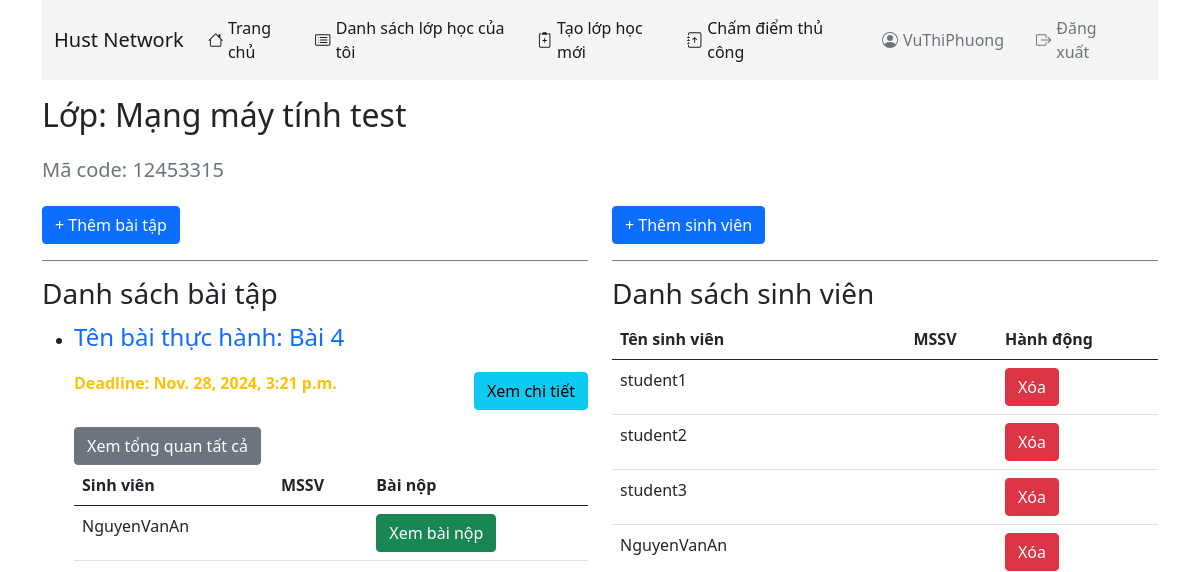
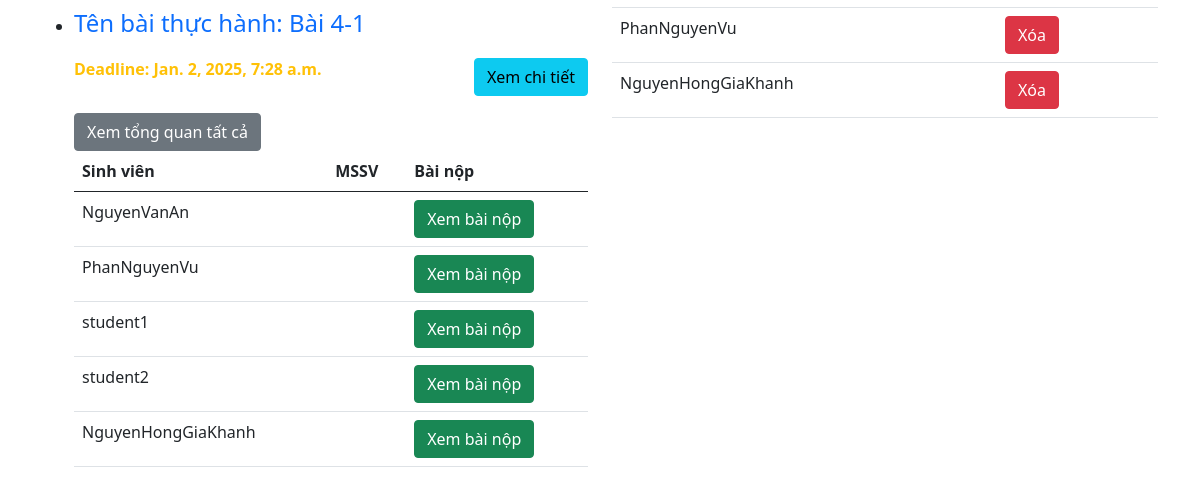
The app's page /class/11/ (signed in), older data (2 pictures, top to bottom).
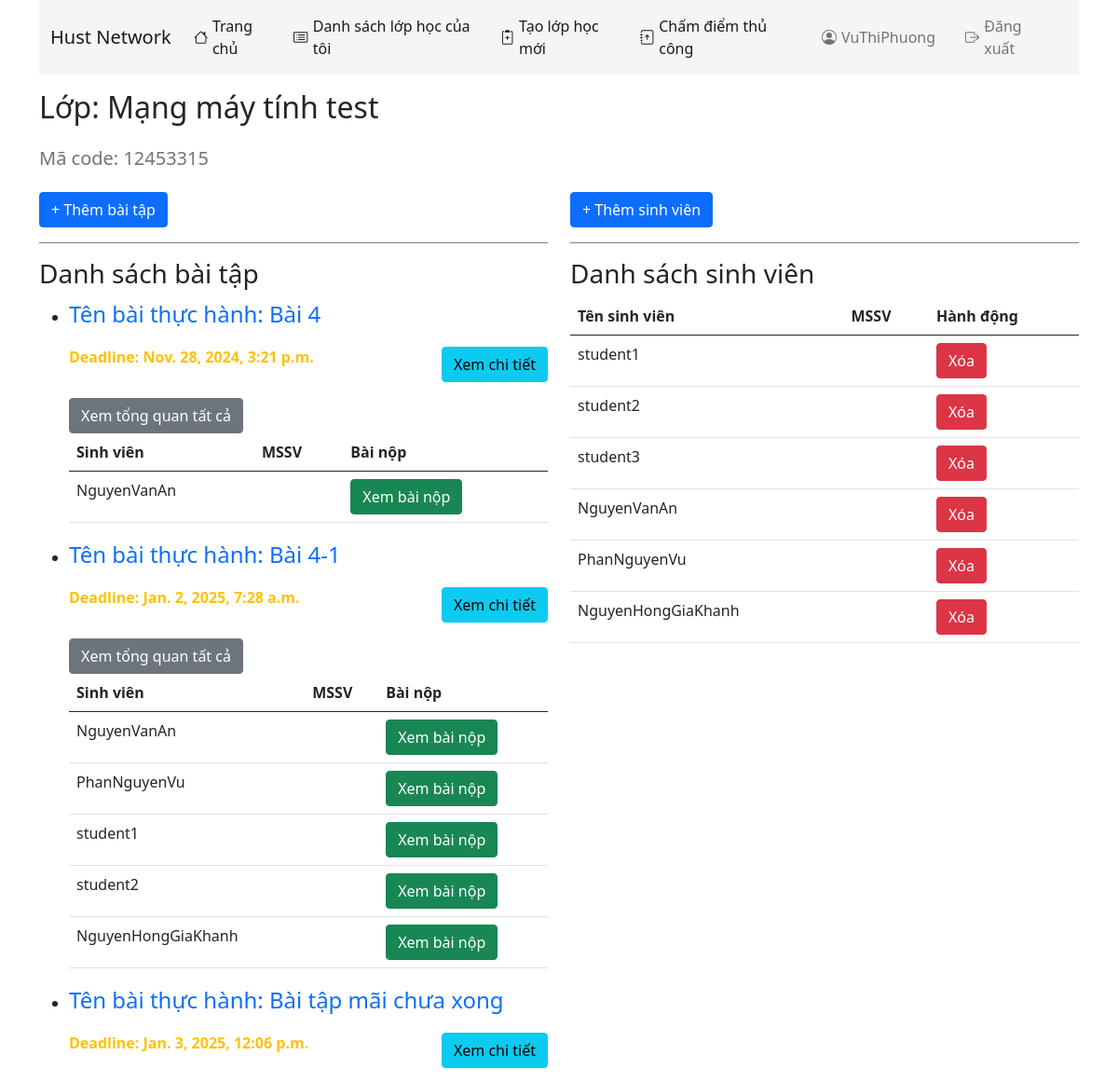
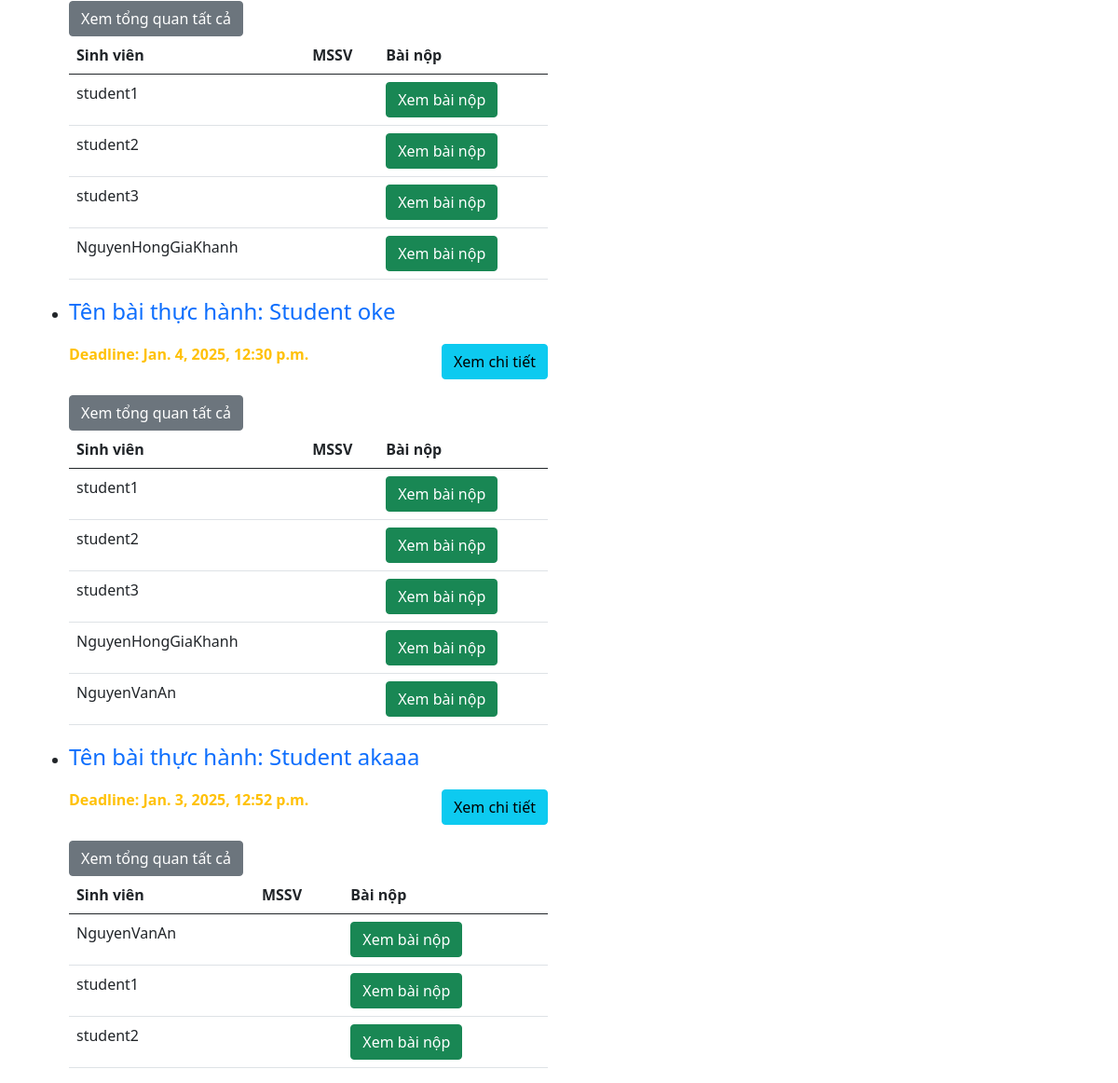
The same page, newer data (2 pictures, top to bottom).
### apps/models.py (models this page shows, shortened)
class Class(models.Model):
    code = models.CharField(max_length=10, unique=True)
    name = models.CharField(max_length=255)
    teacher = models.ForeignKey(User, on_delete=models.CASCADE, related_name='classes_taught', limit_choices_to={'role': 1})
    students = models.ManyToManyField(User, related_name='classes_enrolled', limit_choices_to={'role': 0})

class Assignment(models.Model):
    class_id = models.ForeignKey(Class, on_delete=models.CASCADE, related_name='assignments')
    name = models.CharField(max_length=255)
    creation_date = models.DateTimeField(auto_now_add=True)
    deadline = models.DateTimeField()
    title = models.CharField(max_length=200)
    ROLE_CHOICES_A = (
        (0, 'Bài thực hành 4'),
        (1, 'Bài thực hành 5'),
    )
    role = models.IntegerField(choices=ROLE_CHOICES_A, default=0)

class Submission(models.Model):
    assignment = models.ForeignKey('Assignment', on_delete=models.CASCADE, related_name='submissions')
    student = models.ForeignKey(User, on_delete=models.CASCADE, related_name='submissions')
    submission_time = models.DateTimeField(auto_now_add=True)
    is_submitted = models.BooleanField(default=False)
    score = models.FloatField(default=0)
    student_input = models.TextField(blank=True, null=True)
    answers = models.JSONField(default=dict)
    allow_view_score = models.BooleanField(default=False)
    pcap_file = models.FileField(upload_to='pcap_files/', null=True, blank=True)

### apps/views.py (the view)
# urls.py: path('class/<int:class_id>/', views.class_detail, name='class_detail'),
@decorators.login_required(login_url = '/login/')
def class_detail(request, class_id):
    class_instance = get_object_or_404(Class, id=class_id, teacher=request.user)
    assignments = Assignment.objects.filter(class_id=class_instance)
    form = None
    form2 = None
    if request.method == 'POST':
        if 'add_student' in request.POST:
            form = AddStudentForm(request.POST)
            if form.is_valid():
                def add_single_student(user_id):
                    try:
                        student = User.objects.get(user_id=user_id)
                        if student.role != 0:
                            messages.error(request, f'{student.username} không phải là học sinh')
                            return False
                        class_instance.students.add(student)
                        messages.success(request, f'Sinh viên {student.username} được thêm vào {class_instance.name}.')
                        return True
                    except User.DoesNotExist:
                        messages.error(request, f'Không có sinh viên có ID {user_id} trên.')
                        return False
                csv_file = request.FILES.get('csv_file')
                if csv_file:
                    decoded_file = csv_file.read().decode('utf-8').splitlines()
                    reader = csv.reader(decoded_file)
                    for row in reader:
                        if row:  # Kiểm tra hàng không rỗng
                            add_single_student(row[0])
                else:
                    add_single_student(form.cleaned_data['user_id'])
            return redirect('class_detail', class_id=class_instance.id)
        elif 'add_assignment' in request.POST:
            form2 = AssignmentForm(request.POST)
            if form2.is_valid():
                assignment = form2.save(commit=False)
                assignment.class_id = class_instance
                assignment.save()
                messages.success(request, f'Assignment {assignment.name} added to class {class_instance.name}.')
            return redirect('class_detail', class_id=class_instance.id)
    else:
        form = AddStudentForm()
        form2 = AssignmentForm()
    students = class_instance.students.all()
    return render(request, 'apps/teacher/class_detail.html', {
        'class_instance': class_instance,
        'students': students,
        'form': form,
        'form2': form2,
        'assignments': assignments
    })

### apps/context_processors.py (called while the page is built)
def current_datetime(request):
    return {
        'now': timezone.now()
    }

### apps/templates/apps/teacher/class_detail.html (shortened to what this page needs)
<!DOCTYPE html>
<html lang="en">
  <head>
    <link
      href="https://cdn.jsdelivr.net/npm/bootstrap@5.0.2/dist/css/bootstrap.min.css"
      rel="stylesheet"
    />
  </head>
  <body>
    <div class="container">
      {% include '../partials/nav.html' %}
      <h2 class="mt-3 ml-2 mb-4">Lớp: {{ class_instance.name }}</h2>
      <h5 class="text-secondary">Mã code: {{ class_instance.code }}</h5>
      <div class="row mt-4">
        <div class="col-12 col-md-6">
          <button
            class="btn btn-primary mb-3"
            onclick="toggleVisibility('addAssignment')"
          >
            + Thêm bài tập
          </button>
          <h3 class="pt-3" style="border-top: 1px solid gray">
            Danh sách bài tập
          </h3>
          <ul>
            {% for assignment in assignments %}
            <li>
              <p class="fs-4 text-primary">
                Tên bài thực hành: {{ assignment.name }}
              </p>
              <div style="display: flex; justify-content: space-between; align-items: center; ">
                <p class="fs-6 text-warning fw-bold">
                  Deadline: {{ assignment.deadline }}
                </p>
                <button
                  class="btn btn-info toggle-details"
                  onclick="toggleDetails('details-id', this)">
                  Xem chi tiết
                </button>
              </div>
              <div id="details-id" style=" margin-top: 1rem;">
                <a
                  href="{% url 'view_assignment_submissions' assignment.id %}"
                  class="btn-secondary btn"
                  >Xem tổng quan tất cả</a
                >
                <table class="table">
                  <thead>
                    <tr>
                      <th>Sinh viên</th>
                      <th class="mr-2">MSSV</th>
                      <th>Bài nộp</th>
                    </tr>
                  </thead>
                  <tbody>
                    {% for submission in assignment.submissions.all %}
                    <tr>
                      <td>{{ submission.student.username }}</td>
                      <td>{{ submission.student.user_id }}</td>
                      <td>
                        <a
                          href="{% url 'view_student_submission' submission.id %}"
                          class="btn btn-success"
                          >Xem bài nộp</a
                        >
                      </td>
                    </tr>
                    {% endfor %}
                  </tbody>
                </table>
              </div>
            </li>
            {% endfor %}
          </ul>
        </div>
        <div class="col-12 col-md-6">
          <button
            class="btn btn-primary mb-3"
            onclick="toggleVisibility('addStudent')"
          >
            + Thêm sinh viên
          </button>
          <div class="pt-3" style="border-top: 1px solid gray">
            <h3>
              Danh sách sinh viên
            </h3>
            <table class="table">
              <thead>
                <tr>
                  <th>Tên sinh viên</th>
                  <th>MSSV</th>
                  <th>Hành động</th>
                </tr>
              </thead>
              <tbody>
                {% for student in students %}
                <tr>
                  <td>{{ student.username }}</td>
                  <td>{{ student.user_id }}</td>
                  <td>
                    <button
                      onclick="confirmDelete({{ student.id }})"
                      class="btn btn-danger"
                    >
                      Xóa
                    </button>
                  </td>
                </tr>
                {% endfor %}
              </tbody>
            </table>
          </div>
        </div>
      </div>
    </div>
  </body>
</html>

### apps/templates/apps/partials/nav.html (shortened to what this page needs)
<nav class="navbar navbar-expand-lg navbar-light" style="background-color: #F5F5F5;">
  <div class="container-fluid">
    <a class="navbar-brand" href="{% url 'home-teacher' %}">Hust Network</a>
    <div class="collapse navbar-collapse" id="navbarSupportedContent">
      <ul class="navbar-nav me-auto mb-2 mb-lg-0">
        <li class="nav-item">
          <a
            class="nav-link active"
            aria-current="page"
            href="{% url 'home-teacher' %}"
            style="display: flex; align-items: center; font-weight: 500"
          >
            Trang chủ
          </a>
        </li>
        <li class="nav-item">
          <a
            class="nav-link active"
            aria-current="page"
            href="{% url 'list-classes' %}"
            style="display: flex; align-items: center; font-weight: 500"
          >
            Danh sách lớp học của tôi
          </a>
        </li>
        <li class="nav-item">
          <a
            class="nav-link active"
            aria-current="page"
            href="{% url 'create-class' %}"
            style="display: flex; align-items: center; font-weight: 500"
          >
            Tạo lớp học mới
          </a>
        </li>
        <li class="nav-item">
          <a
            class="nav-link active"
            aria-current="page"
            href="{% url 'grade' %}"
            style="display: flex; align-items: center; font-weight: 500"
          >
            Chấm điểm thủ công
          </a>
        </li>
      </ul>
      <div class="nav-item">
        <a
          class="nav-link active text-secondary"
          aria-current="page"
          href="#"
          style="display: flex; align-items: center; font-weight: 500"
        >
          {{ request.user.username }}
        </a>
      </div>
      <div class="nav-item">
        <a
          class="nav-link active text-secondary"
          aria-current="page"
          href="{% url 'logout' %}"
          style="display: flex; align-items: center; font-weight: 500"
          onclick="return confirmLogout(event)"
        >
          Đăng xuất
        </a>
      </div>
    </div>
  </div>
</nav>

Row changes from the older to the newer data that the page shows:
added Assignment: name "Bài tập mãi chưa xong", deadline "Jan. 3, 2025, 12:06 p.m."
added Submission: student.username "student1", shown under "Bài tập mãi chưa xong"
added Submission: student.username "student2", shown under "Bài tập mãi chưa xong"
added Submission: student.username "student3", shown under "Bài tập mãi chưa xong"
added Submission: student.username "NguyenHongGiaKhanh", shown under "Bài tập mãi chưa xong"
added Assignment: name "Student oke", deadline "Jan. 4, 2025, 12:30 p.m."
added Submission: student.username "student1", shown under "Student oke"
added Submission: student.username "student2", shown under "Student oke"
added Submission: student.username "student3", shown under "Student oke"
added Submission: student.username "NguyenHongGiaKhanh", shown under "Student oke"
added Submission: student.username "NguyenVanAn", shown under "Student oke"
added Assignment: name "Student akaaa", deadline "Jan. 3, 2025, 12:52 p.m."
added Submission: student.username "NguyenVanAn", shown under "Student akaaa"
added Submission: student.username "student1", shown under "Student akaaa"
added Submission: student.username "student2", shown under "Student akaaa"
